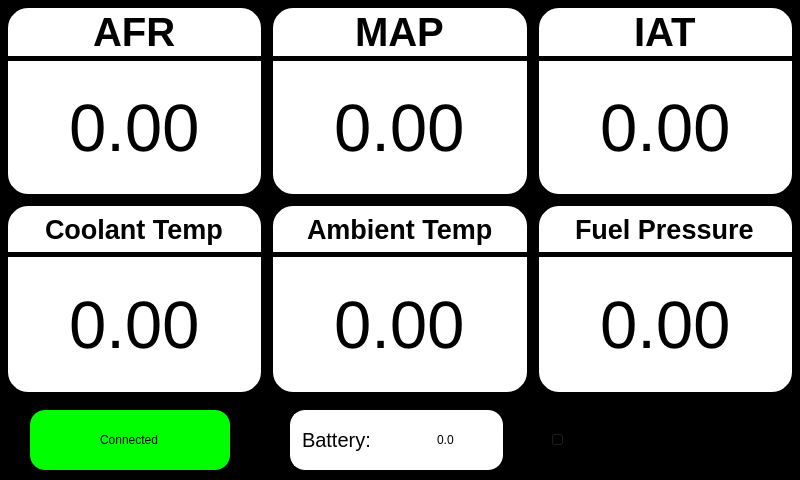
<?xml version="1.0" encoding="UTF-8"?>
<ui version="4.0">
 <class>Guages</class>
 <widget class="QMainWindow" name="Guages">
  <property name="geometry">
   <rect>
    <x>0</x>
    <y>0</y>
    <width>800</width>
    <height>480</height>
   </rect>
  </property>
  <property name="windowTitle">
   <string>Guages</string>
  </property>
  <property name="styleSheet">
   <string notr="true">background-color: rgb(0, 0, 0);</string>
  </property>
  <widget class="QWidget" name="centralwidget">
   <property name="styleSheet">
    <string notr="true"/>
   </property>
   <widget class="QWidget" name="Guages_2" native="true">
    <property name="geometry">
     <rect>
      <x>0</x>
      <y>0</y>
      <width>800</width>
      <height>400</height>
     </rect>
    </property>
    <layout class="QGridLayout" name="gridLayout">
     <property name="leftMargin">
      <number>3</number>
     </property>
     <property name="topMargin">
      <number>3</number>
     </property>
     <property name="rightMargin">
      <number>3</number>
     </property>
     <property name="bottomMargin">
      <number>3</number>
     </property>
     <property name="spacing">
      <number>2</number>
     </property>
     <item row="0" column="0">
      <layout class="QVBoxLayout" name="Data_Group_11">
       <property name="spacing">
        <number>0</number>
       </property>
       <item>
        <widget class="QLineEdit" name="Data_Label_11">
         <property name="font">
          <font>
           <pointsize>30</pointsize>
           <weight>75</weight>
           <bold>true</bold>
           <underline>false</underline>
           <kerning>true</kerning>
          </font>
         </property>
         <property name="styleSheet">
          <string notr="true">border: 5px solid black; border-top-left-radius: 25px; border-top-right-radius: 25px; border-bottom: 5px solid black;
background-color: white;</string>
         </property>
         <property name="text">
          <string>AFR</string>
         </property>
         <property name="alignment">
          <set>Qt::AlignCenter</set>
         </property>
        </widget>
       </item>
       <item>
        <widget class="QDoubleSpinBox" name="Data_Value_11">
         <property name="enabled">
          <bool>true</bool>
         </property>
         <property name="sizePolicy">
          <sizepolicy hsizetype="Minimum" vsizetype="Minimum">
           <horstretch>0</horstretch>
           <verstretch>0</verstretch>
          </sizepolicy>
         </property>
         <property name="font">
          <font>
           <pointsize>50</pointsize>
          </font>
         </property>
         <property name="layoutDirection">
          <enum>Qt::LeftToRight</enum>
         </property>
         <property name="styleSheet">
          <string notr="true">border: 5px solid black; border-bottom-right-radius:25px; border-bottom-left-radius: 25px; border-top: 0px;
background-color: white;</string>
         </property>
         <property name="frame">
          <bool>false</bool>
         </property>
         <property name="alignment">
          <set>Qt::AlignCenter</set>
         </property>
         <property name="buttonSymbols">
          <enum>QAbstractSpinBox::NoButtons</enum>
         </property>
        </widget>
       </item>
      </layout>
     </item>
     <item row="0" column="1">
      <layout class="QVBoxLayout" name="Data_Group_21">
       <property name="spacing">
        <number>0</number>
       </property>
       <item>
        <widget class="QLineEdit" name="Data_Label_21">
         <property name="font">
          <font>
           <pointsize>30</pointsize>
           <weight>75</weight>
           <bold>true</bold>
           <underline>false</underline>
           <kerning>true</kerning>
          </font>
         </property>
         <property name="styleSheet">
          <string notr="true">border: 5px solid black; border-top-left-radius: 25px; border-top-right-radius: 25px; border-bottom: 5px solid black;
background-color: white;</string>
         </property>
         <property name="text">
          <string>MAP</string>
         </property>
         <property name="alignment">
          <set>Qt::AlignCenter</set>
         </property>
        </widget>
       </item>
       <item>
        <widget class="QDoubleSpinBox" name="Data_Value_21">
         <property name="enabled">
          <bool>true</bool>
         </property>
         <property name="sizePolicy">
          <sizepolicy hsizetype="Minimum" vsizetype="Minimum">
           <horstretch>0</horstretch>
           <verstretch>0</verstretch>
          </sizepolicy>
         </property>
         <property name="font">
          <font>
           <pointsize>50</pointsize>
          </font>
         </property>
         <property name="layoutDirection">
          <enum>Qt::LeftToRight</enum>
         </property>
         <property name="styleSheet">
          <string notr="true">border: 5px solid black; border-bottom-right-radius:25px; border-bottom-left-radius: 25px; border-top: 0px;
background-color: white;</string>
         </property>
         <property name="frame">
          <bool>false</bool>
         </property>
         <property name="alignment">
          <set>Qt::AlignCenter</set>
         </property>
         <property name="buttonSymbols">
          <enum>QAbstractSpinBox::NoButtons</enum>
         </property>
        </widget>
       </item>
      </layout>
     </item>
     <item row="0" column="2">
      <layout class="QVBoxLayout" name="Data_Group_31">
       <property name="spacing">
        <number>0</number>
       </property>
       <item>
        <widget class="QLineEdit" name="Data_Label_31">
         <property name="font">
          <font>
           <pointsize>30</pointsize>
           <weight>75</weight>
           <bold>true</bold>
           <underline>false</underline>
           <kerning>true</kerning>
          </font>
         </property>
         <property name="styleSheet">
          <string notr="true">border: 5px solid black; border-top-left-radius: 25px; border-top-right-radius: 25px; border-bottom: 5px solid black;
background-color: white;</string>
         </property>
         <property name="text">
          <string>IAT</string>
         </property>
         <property name="alignment">
          <set>Qt::AlignCenter</set>
         </property>
        </widget>
       </item>
       <item>
        <widget class="QDoubleSpinBox" name="Data_Value_31">
         <property name="enabled">
          <bool>true</bool>
         </property>
         <property name="sizePolicy">
          <sizepolicy hsizetype="Minimum" vsizetype="Minimum">
           <horstretch>0</horstretch>
           <verstretch>0</verstretch>
          </sizepolicy>
         </property>
         <property name="font">
          <font>
           <pointsize>50</pointsize>
          </font>
         </property>
         <property name="layoutDirection">
          <enum>Qt::LeftToRight</enum>
         </property>
         <property name="styleSheet">
          <string notr="true">border: 5px solid black; border-bottom-right-radius:25px; border-bottom-left-radius: 25px; border-top: 0px;
background-color: white;</string>
         </property>
         <property name="frame">
          <bool>false</bool>
         </property>
         <property name="alignment">
          <set>Qt::AlignCenter</set>
         </property>
         <property name="buttonSymbols">
          <enum>QAbstractSpinBox::NoButtons</enum>
         </property>
        </widget>
       </item>
      </layout>
     </item>
     <item row="1" column="0">
      <layout class="QVBoxLayout" name="Data_Group_12">
       <property name="spacing">
        <number>0</number>
       </property>
       <item>
        <widget class="QLineEdit" name="Data_Label_12">
         <property name="maximumSize">
          <size>
           <width>16777215</width>
           <height>56</height>
          </size>
         </property>
         <property name="font">
          <font>
           <pointsize>20</pointsize>
           <weight>75</weight>
           <bold>true</bold>
           <underline>false</underline>
           <kerning>true</kerning>
          </font>
         </property>
         <property name="styleSheet">
          <string notr="true">border: 5px solid black; border-top-left-radius: 25px; border-top-right-radius: 25px; border-bottom: 5px solid black;
background-color: white;</string>
         </property>
         <property name="text">
          <string>Coolant Temp</string>
         </property>
         <property name="alignment">
          <set>Qt::AlignCenter</set>
         </property>
        </widget>
       </item>
       <item>
        <widget class="QDoubleSpinBox" name="Data_Value_12">
         <property name="enabled">
          <bool>true</bool>
         </property>
         <property name="sizePolicy">
          <sizepolicy hsizetype="Minimum" vsizetype="Minimum">
           <horstretch>0</horstretch>
           <verstretch>0</verstretch>
          </sizepolicy>
         </property>
         <property name="font">
          <font>
           <pointsize>50</pointsize>
          </font>
         </property>
         <property name="layoutDirection">
          <enum>Qt::LeftToRight</enum>
         </property>
         <property name="styleSheet">
          <string notr="true">border: 5px solid black; border-bottom-right-radius:25px; border-bottom-left-radius: 25px; border-top: 0px;
background-color: white;</string>
         </property>
         <property name="frame">
          <bool>false</bool>
         </property>
         <property name="alignment">
          <set>Qt::AlignCenter</set>
         </property>
         <property name="buttonSymbols">
          <enum>QAbstractSpinBox::NoButtons</enum>
         </property>
        </widget>
       </item>
      </layout>
     </item>
     <item row="1" column="1">
      <layout class="QVBoxLayout" name="Data_Group_22">
       <property name="spacing">
        <number>0</number>
       </property>
       <item>
        <widget class="QLineEdit" name="Data_Label_22">
         <property name="maximumSize">
          <size>
           <width>16777215</width>
           <height>56</height>
          </size>
         </property>
         <property name="font">
          <font>
           <pointsize>20</pointsize>
           <weight>75</weight>
           <bold>true</bold>
           <underline>false</underline>
           <kerning>true</kerning>
          </font>
         </property>
         <property name="styleSheet">
          <string notr="true">border: 5px solid black; border-top-left-radius: 25px; border-top-right-radius: 25px; border-bottom: 5px solid black;
background-color: white;</string>
         </property>
         <property name="text">
          <string>Ambient Temp</string>
         </property>
         <property name="alignment">
          <set>Qt::AlignCenter</set>
         </property>
        </widget>
       </item>
       <item>
        <widget class="QDoubleSpinBox" name="Data_Value_22">
         <property name="enabled">
          <bool>true</bool>
         </property>
         <property name="sizePolicy">
          <sizepolicy hsizetype="Minimum" vsizetype="Minimum">
           <horstretch>0</horstretch>
           <verstretch>0</verstretch>
          </sizepolicy>
         </property>
         <property name="font">
          <font>
           <pointsize>50</pointsize>
          </font>
         </property>
         <property name="layoutDirection">
          <enum>Qt::LeftToRight</enum>
         </property>
         <property name="styleSheet">
          <string notr="true">border: 5px solid black; border-bottom-right-radius:25px; border-bottom-left-radius: 25px; border-top: 0px;
background-color: white;</string>
         </property>
         <property name="frame">
          <bool>false</bool>
         </property>
         <property name="alignment">
          <set>Qt::AlignCenter</set>
         </property>
         <property name="buttonSymbols">
          <enum>QAbstractSpinBox::NoButtons</enum>
         </property>
        </widget>
       </item>
      </layout>
     </item>
     <item row="1" column="2">
      <layout class="QVBoxLayout" name="Data_Group_32">
       <property name="spacing">
        <number>0</number>
       </property>
       <item>
        <widget class="QLineEdit" name="Data_Label_32">
         <property name="maximumSize">
          <size>
           <width>16777215</width>
           <height>56</height>
          </size>
         </property>
         <property name="font">
          <font>
           <pointsize>20</pointsize>
           <weight>75</weight>
           <bold>true</bold>
           <underline>false</underline>
           <kerning>true</kerning>
          </font>
         </property>
         <property name="styleSheet">
          <string notr="true">border: 5px solid black; border-top-left-radius: 25px; border-top-right-radius: 25px; border-bottom: 5px solid black;
background-color: white;</string>
         </property>
         <property name="text">
          <string>Fuel Pressure</string>
         </property>
         <property name="alignment">
          <set>Qt::AlignCenter</set>
         </property>
        </widget>
       </item>
       <item>
        <widget class="QDoubleSpinBox" name="Data_Value_32">
         <property name="enabled">
          <bool>true</bool>
         </property>
         <property name="sizePolicy">
          <sizepolicy hsizetype="Minimum" vsizetype="Minimum">
           <horstretch>0</horstretch>
           <verstretch>0</verstretch>
          </sizepolicy>
         </property>
         <property name="font">
          <font>
           <pointsize>50</pointsize>
          </font>
         </property>
         <property name="layoutDirection">
          <enum>Qt::LeftToRight</enum>
         </property>
         <property name="styleSheet">
          <string notr="true">border: 5px solid black; border-bottom-right-radius:25px; border-bottom-left-radius: 25px; border-top: 0px;
background-color: white;</string>
         </property>
         <property name="frame">
          <bool>false</bool>
         </property>
         <property name="alignment">
          <set>Qt::AlignCenter</set>
         </property>
         <property name="buttonSymbols">
          <enum>QAbstractSpinBox::NoButtons</enum>
         </property>
        </widget>
       </item>
      </layout>
     </item>
    </layout>
   </widget>
   <widget class="QWidget" name="StatusBar" native="true">
    <property name="geometry">
     <rect>
      <x>0</x>
      <y>400</y>
      <width>800</width>
      <height>80</height>
     </rect>
    </property>
    <widget class="QLineEdit" name="Connection_Status">
     <property name="geometry">
      <rect>
       <x>30</x>
       <y>10</y>
       <width>200</width>
       <height>60</height>
      </rect>
     </property>
     <property name="styleSheet">
      <string notr="true">background-color: lime;
color: black;
font: 15pt &quot;MS Shell Dlg 2&quot;;
border-radius: 15px;</string>
     </property>
     <property name="text">
      <string>Connected</string>
     </property>
     <property name="alignment">
      <set>Qt::AlignCenter</set>
     </property>
    </widget>
    <widget class="QLineEdit" name="Battery_Label">
     <property name="geometry">
      <rect>
       <x>290</x>
       <y>10</y>
       <width>100</width>
       <height>60</height>
      </rect>
     </property>
     <property name="font">
      <font>
       <family>MS Shell Dlg 2</family>
       <pointsize>15</pointsize>
       <weight>50</weight>
       <italic>false</italic>
       <bold>false</bold>
       <kerning>false</kerning>
      </font>
     </property>
     <property name="layoutDirection">
      <enum>Qt::LeftToRight</enum>
     </property>
     <property name="styleSheet">
      <string notr="true">background-color: white;
color: black;
font: 15pt &quot;MS Shell Dlg 2&quot;;
border: 2px solid white;
border-radius: 15px;
border-top-right-radius: 0px; border-bottom-right-radius: 0px;</string>
     </property>
     <property name="text">
      <string>Battery: </string>
     </property>
     <property name="cursorPosition">
      <number>0</number>
     </property>
     <property name="alignment">
      <set>Qt::AlignCenter</set>
     </property>
    </widget>
    <widget class="QDoubleSpinBox" name="Battery">
     <property name="geometry">
      <rect>
       <x>390</x>
       <y>10</y>
       <width>113</width>
       <height>60</height>
      </rect>
     </property>
     <property name="styleSheet">
      <string notr="true">background-color: white;
color: black;
font: 20pt &quot;MS Shell Dlg 2&quot;;
border-radius: 15px;
border-top-left-radius: 0px; border-bottom-left-radius: 0px;</string>
     </property>
     <property name="alignment">
      <set>Qt::AlignCenter</set>
     </property>
     <property name="buttonSymbols">
      <enum>QAbstractSpinBox::NoButtons</enum>
     </property>
     <property name="decimals">
      <number>1</number>
     </property>
    </widget>
    <widget class="QSlider" name="Brightness_Slider">
     <property name="geometry">
      <rect>
       <x>550</x>
       <y>10</y>
       <width>225</width>
       <height>60</height>
      </rect>
     </property>
     <property name="maximum">
      <number>100</number>
     </property>
     <property name="orientation">
      <enum>Qt::Horizontal</enum>
     </property>
     <property name="tickPosition">
      <enum>QSlider::NoTicks</enum>
     </property>
    </widget>
   </widget>
  </widget>
 </widget>
 <resources/>
 <connections/>
</ui>
